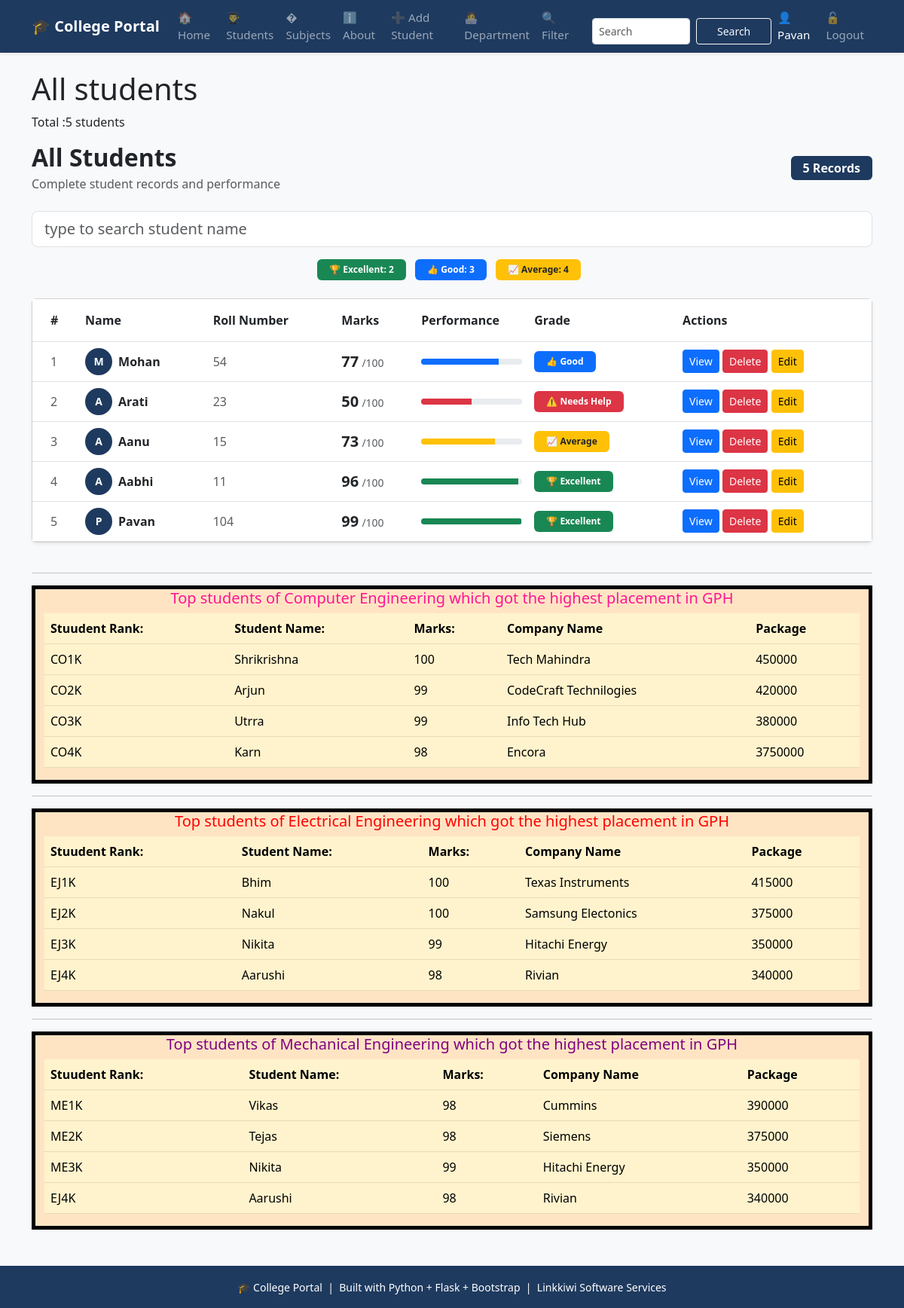
Page /students (signed in) on the committed database.
### tables this page shows
CREATE TABLE students
                    (id INTEGER PRIMARY KEY AUTOINCREMENT,
                     name TEXT NOT NULL,
                     roll INTEGER NOT NULL,
                     marks INTEGER NOT NULL,
                     subject TEXT NOT NULL,
                     attendance INTEGER DEFAULT 0);

### app.py (the view)
@app.route("/students")
def students_page():
    conn = get_db()
    students = conn.execute('SELECT * FROM students ORDER BY id DESC').fetchall()
    conn.close()
    return render_template("students.html", students=students)

### database.py (called while the page is built)
def get_db():
   conn = sqlite3.connect('myproject.db')
   conn.row_factory = sqlite3.Row  # To access columns by name
   return conn

### templates/students.html (shortened to what this page needs)
{% extends 'base.html' %}
{% block content %}
<h1>All students</h1>
<p> Total :{{students|length}} students</p>
<div class="d-flex justify-content-between align-items-center mb-4">
    <div>
        <h2 class="fw-bold mb-1">All Students</h2>
        <p class="text-muted mb-0">
            Complete student records and performance
        </p>
    </div>
    <span class="badge fs-6 px-3 py-2"
          style="background-color: #1e3a5f;">
        {{ students|length }} Records
    </span>
</div>
<div class="mb-3">
    <input type="text"
    id="searchInput"
    class="form-control form-control-lg"
    placeholder="type to search student name"/>
</div>
<div class="row mb-4">
    {% set excellent = students|selectattr('marks','ge',90)|list %}
    {% set good      = students|selectattr('marks','ge',75)|list %}
    {% set average   = students|selectattr('marks','ge',60)|list %}
    <div class="col text-center">
        <span class="badge bg-success px-3 py-2 me-2">
            🏆 Excellent: {{ excellent|length }}
        </span>
        <span class="badge bg-primary px-3 py-2 me-2">
            👍 Good: {{ good|length }}
        </span>
        <span class="badge bg-warning text-dark px-3 py-2 me-2">
            📈 Average: {{ average|length }}
        </span>
    </div>
</div>
<div class="card shadow-sm">
    <div class="card-body p-0">
        <div class="table-responsive">
            <table class="table table-hover mb-0">
                <thead style="background-color: #1e3a5f; color:white;">
                    <tr>
                        <th class="py-3 ps-4">#</th>
                        <th class="py-3">Name</th>
                        <th class="py-3">Roll Number</th>
                        <th class="py-3">Marks</th>
                        <th class="py-3">Performance</th>
                        <th class="py-3">Grade</th>
                        <th class="py-3">Actions</th>
                    </tr>
                </thead>
                <tbody id="tabelBody">
                    {% for student in students %}
                    <tr class="align-middle" data-name="{{student.name|lower}}">
                        <td class="ps-4 text-muted">
                            {{ loop.index }}
                        </td>
                        <td>
                            <div class="d-flex align-items-center">
                                <div class="rounded-circle d-flex align-items-center
                                            justify-content-center me-2 text-white fw-bold"
                                     style="width:36px; height:36px; font-size:14px;
                                            background-color: #1e3a5f;">
                                    {{ student.name[0] }}
                                </div>
                                <span class="fw-bold">{{ student.name }}</span>
                            </div>
                        </td>
                        <td class="text-muted">{{ student.roll }}</td>
                        <td>
                            <span class="fw-bold fs-5">{{ student.marks }}</span>
                            <span class="text-muted small">/100</span>
                        </td>
                        <td style="width:150px;">
                            <div class="progress" style="height:8px;">
                                <div class="progress-bar
                                    {% if student.marks >= 90 %}bg-success
                                    {% elif student.marks >= 75 %}bg-primary
                                    {% elif student.marks >= 60 %}bg-warning
                                    {% else %}bg-danger{% endif %}"
                                    style="width: {{ student.marks|default(0) }}%;">
                                </div>
                            </div>
                        </td>
                        <td>
                            {% if student.marks >= 90 %}
                                <span class="badge bg-success px-3 py-2">
                                    🏆 Excellent
                                </span>
                            {% elif student.marks >= 75 %}
                                <span class="badge bg-primary px-3 py-2">
                                    👍 Good
                                </span>
                            {% elif student.marks >= 60 %}
                                <span class="badge bg-warning text-dark px-3 py-2">
                                    📈 Average
                                </span>
                            {% else %}
                                <span class="badge bg-danger px-3 py-2">
                                    ⚠️ Needs Help
                                </span>
                            {% endif %}
                        </td>
                        <td>
                            <a href="{{ url_for('student_detail', id=student.id) }}"
                             class="btn btn-sm btn-primary">View
                            </a>
                            {% if session.role=='admin' %}
                                <a href="{{ url_for('delete_student', id=student.id) }}"
                                class="btn btn-sm btn-danger">Delete
                                </a>
                                <a href="{{ url_for('edit_student', id=student.id) }}"
                                class="btn btn-sm btn-warning">Edit
                              </a>
                            {% endif %}
                        </td>
                    </tr>
                    {% endfor %}
                </tbody>
            </table>
        </div>
    </div>
</div>
<br/>
<hr/>
<div class="container " style="border:5px solid black; background-color:bisque">
    <div class="header">
        <center>
      <h5 style="color:deeppink">Top students of Computer Engineering which got the highest placement in GPH</h5>
        </center>
    </div>
    <table class="table table-warning">
           <thead>
              <tr>
                  <th>Stuudent Rank:</th>
                  <th>Student Name:</th>
                  <th>Marks:</th>
                  <th>Company Name</th>
                  <th>Package</th>
              </tr>
           </thead>
           <tr>
              <td>CO1K</td>
              <td>Shrikrishna</td>
              <td>100</td>
              <td>Tech Mahindra</td>
              <td>450000</td>
           </tr>
           <tr>
              <td>CO2K</td>
              <td>Arjun</td>
              <td>99</td>
              <td>CodeCraft Technilogies</td>
              <td>420000</td>
           </tr>
           <tr>
              <td>CO3K</td>
              <td>Utrra</td>
              <td>99</td>
              <td>Info Tech Hub</td>
              <td>380000</td>
           </tr>
           <tr>
              <td>CO4K</td>
              <td>Karn</td>
              <td>98</td>
              <td>Encora</td>
              <td>3750000</td>
           </tr>
       </table>
    </div>
       <hr/>
      <div class="container " style="border:5px solid black; background-color:bisque">
    <div class="header">
        <center>
      <h5 style="color:red">Top students of Electrical Engineering which got the highest placement in GPH</h5>
        </center>
    </div>
    <table class="table table-warning">
           <thead>
              <tr>
                  <th>Stuudent Rank:</th>
                  <th>Student Name:</th>
                  <th>Marks:</th>
                  <th>Company Name</th>
                  <th>Package</th>
              </tr>
           </thead>
           <tr>
              <td>EJ1K</td>
              <td>Bhim</td>
              <td>100</td>
              <td>Texas Instruments</td>
              <td>415000</td>
           </tr>
           <tr>
              <td>EJ2K</td>
              <td>Nakul</td>
              <td>100</td>
              <td>Samsung Electonics</td>
              <td>375000</td>
           </tr>
           <tr>
              <td>EJ3K</td>
              <td>Nikita</td>
              <td>99</td>
              <td>Hitachi Energy</td>
              <td>350000</td>
           </tr>
           <tr>
              <td>EJ4K</td>
              <td>Aarushi</td>
              <td>98</td>
              <td>Rivian</td>
              <td>340000</td>
           </tr>
       </table>
    </div>
       <hr/>
        <div class="container " style="border:5px solid black; background-color:bisque">
    <div class="header">
        <center>
      <h5 style="color:purple">Top students of Mechanical Engineering which got the highest placement in GPH</h5>
        </center>
    </div>
    <table class="table table-warning">
           <thead>
              <tr>
                  <th>Stuudent Rank:</th>
                  <th>Student Name:</th>
                  <th>Marks:</th>
                  <th>Company Name</th>
                  <th>Package</th>
              </tr>
           </thead>
           <tr>
              <td>ME1K</td>
              <td>Vikas</td>
              <td>98</td>
              <td>Cummins</td>
              <td>390000</td>
           </tr>
           <tr>
              <td>ME2K</td>
              <td>Tejas</td>
              <td>98</td>
              <td>Siemens</td>
              <td>375000</td>
           </tr>
           <tr>
              <td>ME3K</td>
              <td>Nikita</td>
              <td>99</td>
              <td>Hitachi Energy</td>
              <td>350000</td>
           </tr>
           <tr>
              <td>EJ4K</td>
              <td>Aarushi</td>
              <td>98</td>
              <td>Rivian</td>
              <td>340000</td>
           </tr>
       </table>
    </div>
{% endblock %}

### templates/Base.html (shortened to what this page needs)
<!DOCTYPE html>
<html lang="en">
<head>
    <link href="https://cdn.jsdelivr.net/npm/bootstrap@5.3.0/dist/css/bootstrap.min.css"
          rel="stylesheet">
</head>
<body class="bg-light">
    <nav class="navbar navbar-expand navbar-dark shadow-sm"
         style="background-color: #1e3a5f;">
        <div class="container justify-content-center">
            <a class="navbar-brand fw-bold fs-5 me-3" href="{{ url_for('home') }}">
                🎓 College Portal
            </a>
            <div class="navbar-nav">
                <a class="nav-link px-2 py-1" href="{{ url_for('home') }}">
                    🏠 Home
                </a>
                <a class="nav-link px-2 py-1" href="{{ url_for('students_page') }}">
                    👨‍🎓 Students
                </a>
                <a class="nav-link px-2 py-1" href="{{ url_for('subjects') }}">
                    � Subjects
                </a>
                <a class="nav-link px-2 py-1" href="{{ url_for('about') }}">
                    ℹ️ About
                </a>
                <a class="nav-link px-2 py-1" href="{{ url_for('add_student') }}">
                    ➕ Add Student
                </a>
                <a class="nav-link px-2 py-1" href="{{ url_for('department')}}">
                      👩‍💻Department
                </a>
                <a class ="nav-link px-2 py-1" href="{{ url_for('filter_students') }}">
                    🔍 Filter
                </a>
                <form class="d-flex ms-3 mt-3" action="{{ url_for('search') }}" method="GET">
                    <input class="form-control form-control-sm me-2" style="width:130px; height:35px" type="search" placeholder="Search" name="q">
                    <button class="btn btn-outline-light btn-sm" style="width:100px; height:35px" type="submit">Search</button>
                </form>
                {% if session.username %}
                    <span class="nav-link px-2 py-1 text-white">👤 {{ session.username }}</span>
                    <a class="nav-link px-2 py-1" href="{{ url_for('logout') }}">
                        🔓 Logout
                    </a>
                {% else %}
                    <a class="nav-link px-2 py-1" href="{{ url_for('login') }}">
                        🔒 Login
                    </a>
                {% endif %}
            </div>
        </div>
    </nav>
<div class="container mt-4 mb-5">
        {% block content %}
        {% endblock %}
</div>
    <footer style="background-color: #1e3a5f;" class="text-white text-center py-3 mt-5">
        <small>
            🎓 College Portal &nbsp;|&nbsp;
            Built with Python + Flask + Bootstrap &nbsp;|&nbsp;
            Linkkiwi Software Services
        </small>
    </footer>
</body>
</html>

### templates/Base.html (style rules this page uses)
.navbar { min-height: 60px; }
:root { --brand: #1e3a5f; }
.nav-link { font-size: 0.95rem; font-weight: 500; }

### rows in the picture
students: username "Pavan", name "P", name "Pavan", roll "104", marks "99", shows "🏆 Excellent"
students: name "M", name "Mohan", roll "54", marks "77", shows "👍 Good"
students: name "A", name "Arati", roll "23", marks "50", shows "⚠️ Needs Help"
students: name "A", name "Aanu", roll "15", marks "73", shows "📈 Average"
students: name "A", name "Aabhi", roll "11", marks "96", shows "🏆 Excellent"

### other values in the picture
{{ students|length }} "5"
{{ excellent|length }} "2"
{{ good|length }} "3"
{{ average|length }} "4"
